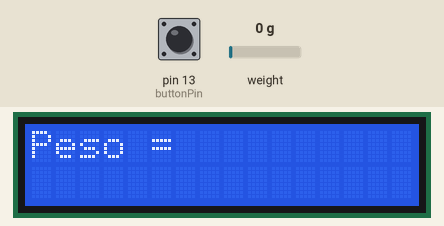
This sketch was run on a simulated Arduino Uno, built with avr-gcc and run on an emulated ATmega328P. Shown: 16×2 character LCD. Inputs (shaded band) come from the test bench; at power-on: weight on the scale 0 g, pin 13 (buttonPin) LOW. What the sketch prints to the serial monitor is not drawn.

Above: at 3.1 s.
At 7.7 s:
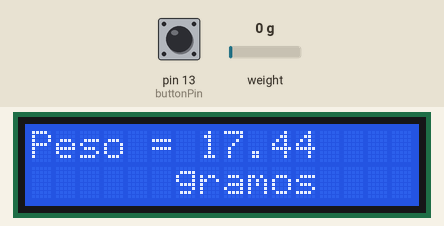
7.8 s: weight on the scale set to 100 g
At 12.3 s:
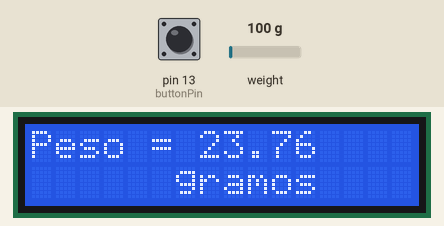
12.6 s: weight on the scale set to 1250 g
At 15.8 s:
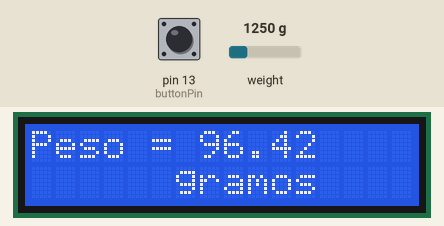
16.7 s: weight on the scale set to 2500 g
At 20.5 s:
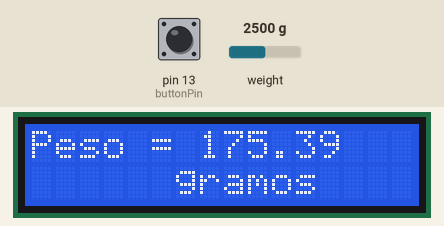
Timing chart, 0 to 22.0 s (numbered marks = the images above; inputs shaded):
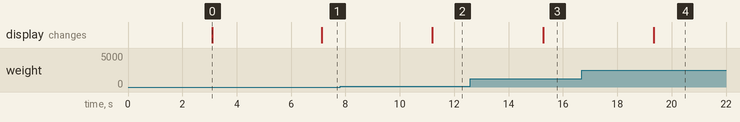

Measured:
- after the input at 7.8 s, the display: changes after 3.4 s (image 2)
- after the input at 12.6 s, the display: changes after 2.7 s (image 3)
- after the input at 16.7 s, the display: changes after 2.7 s (image 4)
- what the display in image 0 shows lasts 4.0 s, from 3.1 s to 7.1 s

The sketch:

sensor_HX711.ino
```cpp
#include <HX711.h>

// ==================================================================================================
//      Sensor HX711 maneja pesos desde 0,01 g
// ==================================================================================================

#include <LiquidCrystal_I2C.h>
#include <Wire.h>


LiquidCrystal_I2C lcd(0x27,16,2);  // set the LCD address to 0x27 for a 16 chars and 2 line display

// Conexiones:
// GND - GND
// VCC - 5V
// SDA - ANALOG A0
// SCL - ANALOG A1


HX711 scale;

long pesoBruto;                 // Valor bruto entregado por el HX711
long offset = -115920;          // offset
float Scale = 6647.4;           // escala
float Masa;                  // berechnete Masa in g

const int buttonPin = 13;     // the number of the pushbutton pin
int buttonState = 0;         // variable for reading the pushbutton status


// =====================
// ======= SETUP =======
// =====================

void setup()
   {
    Serial.begin(115200);

    scale.begin(A1, A0);

    scale.set_gain(128);   // A-Kanal: gain = 64 oder 128; B-Kanal: fix 32

    pinMode(buttonPin, INPUT);

    lcd.init();                      // initialize the lcd

    // Print a message to the LCD.
    lcd.backlight();
    lcd.setCursor(2,0);
    lcd.print("Iniciando...");

    delay(3000);

    lcd.setCursor(4,0);
    lcd.print("             ");
    lcd.setCursor(0,0);
    lcd.print("Peso = ");
   }


// ============================
// ======= HAUPTSCHLEIFE ======
// ============================

void loop()
   {
    buttonState = digitalRead(buttonPin);    // Boton para nueva tara (offset)

    if (buttonState == HIGH)
       {
        scale.read_average(20);
        offset = scale.read_average(20);   //  Lectura de 20 valores brutos para determinar la tara (offset)
       }

    scale.read_average(20);
    pesoBruto = scale.read_average(20);   // Lectura de 20 valores brutos

    Masa = (pesoBruto - offset) / Scale;  // Cálculo de la masa en gramos

    /*
    Serial.print("Wert = ");
    Serial.println(pesoBruto);
    */

    Serial.print("Masa = ");
    Serial.println(Masa,2);


    lcd.setCursor(7,0);
    lcd.print("            ");
    lcd.setCursor(7,0);
    lcd.print(Masa,2);
    lcd.setCursor(5,1);
    lcd.print(" gramos");

    delay(50);
   }
```
